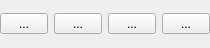
<?xml version="1.0" encoding="UTF-8"?>
<ui version="4.0">
 <class>SpindleLaser</class>
 <widget class="QWidget" name="SpindleLaser">
  <property name="geometry">
   <rect>
    <x>0</x>
    <y>0</y>
    <width>210</width>
    <height>48</height>
   </rect>
  </property>
  <property name="windowTitle">
   <string>Spindle / Laser</string>
  </property>
  <layout class="QVBoxLayout" name="verticalLayout">
   <property name="leftMargin">
    <number>0</number>
   </property>
   <property name="topMargin">
    <number>0</number>
   </property>
   <property name="rightMargin">
    <number>0</number>
   </property>
   <property name="bottomMargin">
    <number>0</number>
   </property>
   <item>
    <layout class="QGridLayout" name="gridLayout">
     <item row="0" column="0">
      <widget class="StyledToolButton" name="cmdModeToggle">
       <property name="sizePolicy">
        <sizepolicy hsizetype="Expanding" vsizetype="Fixed">
         <horstretch>0</horstretch>
         <verstretch>0</verstretch>
        </sizepolicy>
       </property>
       <property name="toolTip">
        <string>Toggle Spindle ($32=0) / Laser ($32=1)</string>
       </property>
       <property name="text">
        <string>...</string>
       </property>
       <property name="icon">
        <iconset>
         <normaloff>images/spindle.png</normaloff>images/spindle.png</iconset>
       </property>
       <property name="iconSize">
        <size>
         <width>48</width>
         <height>48</height>
        </size>
       </property>
       <property name="checkable">
        <bool>true</bool>
       </property>
       <property name="adjustSize" stdset="0">
        <bool>true</bool>
       </property>
      </widget>
     </item>
     <item row="0" column="1">
      <widget class="StyledToolButton" name="cmdFocus">
       <property name="sizePolicy">
        <sizepolicy hsizetype="Expanding" vsizetype="Fixed">
         <horstretch>0</horstretch>
         <verstretch>0</verstretch>
        </sizepolicy>
       </property>
       <property name="toolTip">
        <string>Laser focus beam ON/OFF</string>
       </property>
       <property name="text">
        <string>...</string>
       </property>
       <property name="icon">
        <iconset>
         <normaloff>images/focus.png</normaloff>images/focus.png</iconset>
       </property>
       <property name="iconSize">
        <size>
         <width>48</width>
         <height>48</height>
        </size>
       </property>
       <property name="checkable">
        <bool>true</bool>
       </property>
       <property name="adjustSize" stdset="0">
        <bool>true</bool>
       </property>
      </widget>
     </item>
     <item row="0" column="2">
      <widget class="StyledToolButton" name="cmdPulse">
       <property name="sizePolicy">
        <sizepolicy hsizetype="Expanding" vsizetype="Fixed">
         <horstretch>0</horstretch>
         <verstretch>0</verstretch>
        </sizepolicy>
       </property>
       <property name="toolTip">
        <string>Short laser test pulse</string>
       </property>
       <property name="text">
        <string>...</string>
       </property>
       <property name="icon">
        <iconset>
         <normaloff>images/pulse.png</normaloff>images/pulse.png</iconset>
       </property>
       <property name="iconSize">
        <size>
         <width>48</width>
         <height>48</height>
        </size>
       </property>
       <property name="adjustSize" stdset="0">
        <bool>true</bool>
       </property>
      </widget>
     </item>
     <item row="0" column="3">
      <widget class="StyledToolButton" name="cmdLaserOff">
       <property name="sizePolicy">
        <sizepolicy hsizetype="Expanding" vsizetype="Fixed">
         <horstretch>0</horstretch>
         <verstretch>0</verstretch>
        </sizepolicy>
       </property>
       <property name="toolTip">
        <string>Laser OFF (M5 S0)</string>
       </property>
       <property name="text">
        <string>...</string>
       </property>
       <property name="icon">
        <iconset>
         <normaloff>images/off.png</normaloff>images/off.png</iconset>
       </property>
       <property name="iconSize">
        <size>
         <width>48</width>
         <height>48</height>
        </size>
       </property>
       <property name="adjustSize" stdset="0">
        <bool>true</bool>
       </property>
      </widget>
     </item>
    </layout>
   </item>
  </layout>
  <action name="actToggleSpindleLaser">
   <property name="text">
    <string>Toggle Spindle / Laser ($32)</string>
   </property>
  </action>
  <action name="actLaserFocus">
   <property name="text">
    <string>Laser focus beam ON/OFF</string>
   </property>
  </action>
  <action name="actLaserPulse">
   <property name="text">
    <string>Laser test pulse</string>
   </property>
  </action>
 </widget>
 <customwidgets>
  <customwidget>
   <class>StyledToolButton</class>
   <extends>QToolButton</extends>
   <header>styledtoolbutton.h</header>
  </customwidget>
 </customwidgets>
 <resources/>
 <connections>
  <connection>
   <sender>actToggleSpindleLaser</sender>
   <signal>triggered(bool)</signal>
   <receiver>cmdModeToggle</receiver>
   <slot>click()</slot>
   <hints>
    <hint type="sourcelabel"><x>-1</x><y>-1</y></hint>
    <hint type="destinationlabel"><x>24</x><y>24</y></hint>
   </hints>
  </connection>
  <connection>
   <sender>actLaserFocus</sender>
   <signal>triggered(bool)</signal>
   <receiver>cmdFocus</receiver>
   <slot>click()</slot>
   <hints>
    <hint type="sourcelabel"><x>-1</x><y>-1</y></hint>
    <hint type="destinationlabel"><x>76</x><y>24</y></hint>
   </hints>
  </connection>
  <connection>
   <sender>actLaserPulse</sender>
   <signal>triggered(bool)</signal>
   <receiver>cmdPulse</receiver>
   <slot>click()</slot>
   <hints>
    <hint type="sourcelabel"><x>-1</x><y>-1</y></hint>
    <hint type="destinationlabel"><x>128</x><y>24</y></hint>
   </hints>
  </connection>
 </connections>
</ui>
